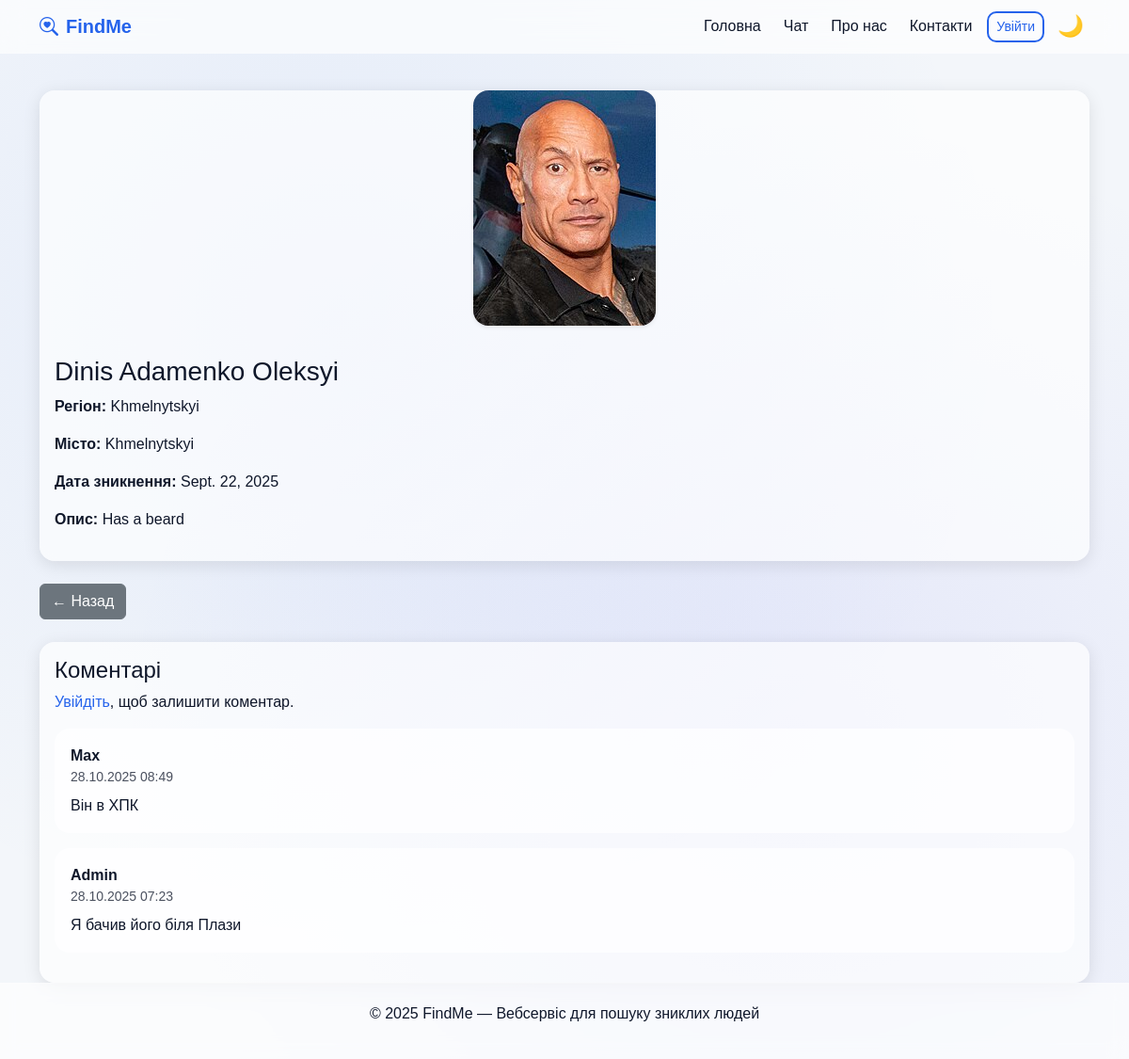
The page /person/2/ on the database its author committed.
### missing_persons/models.py (models this page shows, shortened)
class MissingPerson(models.Model):
    STATUS_CHOICES = [
        ('active', 'Активне'),
        ('found', 'Знайдено'),
        ('archived', 'Архівовано'),
    ]
    user = models.ForeignKey(User, on_delete=models.CASCADE)
    full_name = models.CharField(max_length=150)
    birth_date = models.DateField(null=True, blank=True)
    missing_date = models.DateField()
    region = models.CharField(max_length=100)
    city = models.CharField(max_length=100)
    description = models.TextField()
    photo = models.ImageField(upload_to='missing_persons/', blank=True, null=True)
    status = models.CharField(max_length=20, choices=STATUS_CHOICES, default='active')
    created_at = models.DateTimeField(auto_now_add=True)
    location = models.CharField("Останнє місце, де бачили", max_length=255, blank=True, null=True)
    latitude = models.FloatField(blank=True, null=True)
    longitude = models.FloatField(blank=True, null=True)

### comments/models.py (models this page shows, shortened)
class Comment(models.Model):
    user = models.ForeignKey(User, on_delete=models.CASCADE)
    person = models.ForeignKey(MissingPerson, on_delete=models.CASCADE, related_name='comments')
    text = models.TextField(verbose_name="Коментар")
    created_at = models.DateTimeField(auto_now_add=True)

### missing_persons/views.py (the view)
# urls.py: path('person/<int:pk>/', mp_views.missing_detail, name='missing_detail'),
def missing_detail(request, pk):
    person = get_object_or_404(MissingPerson, pk=pk)
    comments = person.comments.all().order_by('-created_at')
    if request.method == 'POST' and request.user.is_authenticated:
        text = request.POST.get('text')
        if text.strip():
            Comment.objects.create(user=request.user, person=person, text=text)
    return render(request, 'missing_detail.html', {'person': person, 'comments': comments})

### templates/missing_detail.html (shortened to what this page needs)
{% extends 'base.html' %}
{% block content %}
<div class="card mb-4">
  {% if person.photo %}
  <div class="text-center mb-3">
    <img src="{{ person.photo.url }}" alt="{{ person.full_name }}"
         class="img-fluid rounded-4 shadow-sm"
         style="max-height: 600px; width: auto; object-fit: cover;">
  </div>
  {% endif %}
  <div class="card-body">
    <h3>{{ person.full_name }}</h3>
    <p><strong>Регіон:</strong> {{ person.region }}</p>
    <p><strong>Місто:</strong> {{ person.city }}</p>
    <p><strong>Дата зникнення:</strong> {{ person.missing_date }}</p>
    <p><strong>Опис:</strong> {{ person.description }}</p>
  </div>
</div>
<a href="/" class="btn btn-secondary mb-4">← Назад</a>
<div class="card p-3">
  <h4>Коментарі</h4>
  {% if user.is_authenticated %}
  <form method="post" class="mb-3">
    {% csrf_token %}
    <textarea name="text" class="form-control mb-2" rows="3" placeholder="Залиште коментар..." required></textarea>
    <button type="submit" class="btn btn-primary w-100">Надіслати</button>
  </form>
  {% else %}
  <p><a href="/login/">Увійдіть</a>, щоб залишити коментар.</p>
  {% endif %}
  {% for c in comments %}
  <div class="comment-box mb-3 p-3 rounded-4">
    <strong>{{ c.user.username }}</strong>
    <small class="d-block opacity-75">{{ c.created_at|date:"d.m.Y H:i" }}</small>
    <p class="mt-2 mb-0">{{ c.text }}</p>
  </div>
  {% empty %}
  <p>Коментарів поки немає.</p>
  {% endfor %}
</div>
{% endblock %}

### templates/base.html (style rules this page uses)
:root { --bg-light: #f3f6fa; --bg-dark: #0b1120; --glass-light: rgba(255, 255, 255, 0.65); --glass-dark: rgba(17, 25, 40, 0.65); --text-light: #0f172a; --text-dark: #f8fafc; --accent: #2563eb; --radius: 16px; --transition: all 0.3s ease; }
html[data-theme="light"] { --bg: var(--bg-light); --text: var(--text-light); --glass: var(--glass-light); }
body { background: var(--bg); color: var(--text); font-family: 'Poppins', sans-serif; transition: var(--transition); display: flex; flex-direction: column; min-height: 100vh; background-image: radial-gradient(at 30% 30%, rgba(37,99,235,0.08), transparent 60%), radial-gradient(at 70% 70%, rgba(99,102,241,0.1), transparent 60%); }
a { color: var(--accent); text-decoration: none; transition: var(--transition); }
h1, h2, h3, h4, h5, h6, p, small, label, li, span { color: var(--text); transition: var(--transition); }
.card { border: none; border-radius: var(--radius); backdrop-filter: blur(20px); background-color: var(--glass); box-shadow: 0 4px 18px rgba(0,0,0,0.1); color: var(--text); transition: none; }
.comment-box, .chat-box { background-color: var(--glass) !important; color: var(--text) !important; border: 1px solid rgba(255,255,255,0.2); border-radius: 12px; padding: 10px 15px; }

### rows shown on the page
MissingPerson: photo (picture), full_name "Dinis Adamenko Oleksyi", region "Khmelnytskyi", city "Khmelnytskyi", missing_date "Sept. 22, 2025", description "Has a beard"
Comment: user.username "Max", created_at "28.10.2025 08:49", text "Він в ХПК"
Comment: user.username "Admin", created_at "28.10.2025 07:23", text "Я бачив його біля Плази"
